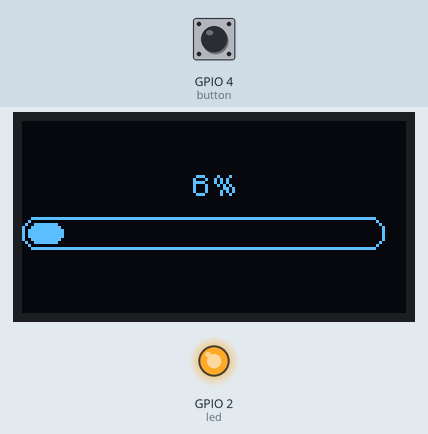
This sketch was run on a simulated ESP32. Shown: 128×64 one-colour display, output pins drawn as LEDs (lit = HIGH). Dashed ring = blinking. The inputs (shaded band) are chosen by the test bench; at power-on: GPIO 4 (button) HIGH.

Above: at 1.2 s.
1.3 s: GPIO 4 (button) pulled LOW for 0.15 s
At 1.96 s:
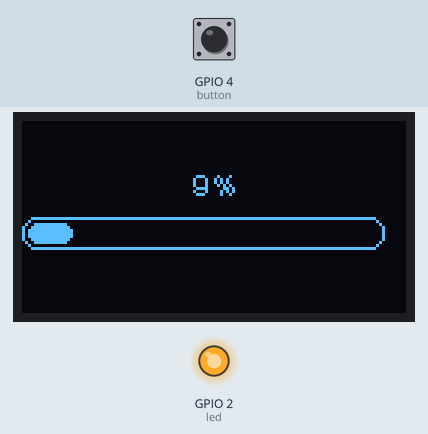
2.0 s: GPIO 4 (button) pulled LOW for 3.2 s
At 2.22 s:
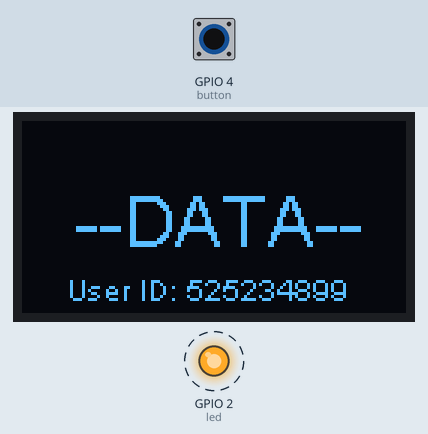
5.8 s: GPIO 4 (button) pulled LOW for 1 s
At 7.5 s:
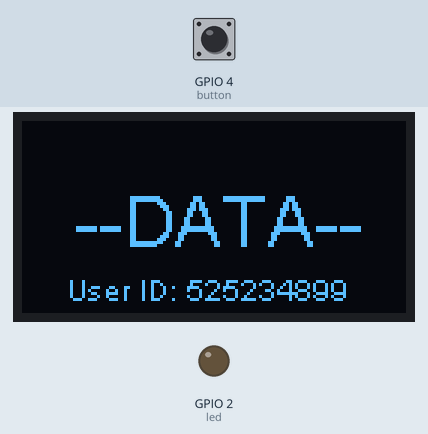
8.3 s: GPIO 4 (button) pulled LOW for 0.15 s
At 8.8 s:
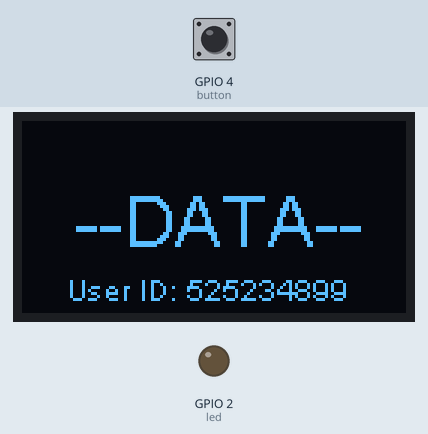
Timing chart, 0 to 10.9 s (numbered marks = the images above; inputs shaded):
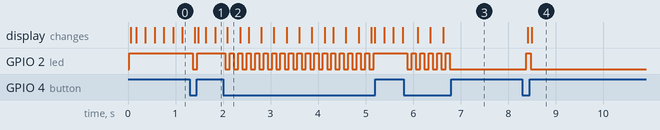

Measured:
- after the input at 1.3 s, GPIO 2 (led): HIGH → LOW after 0.07 s, → HIGH 0.09 s later; the display: first changes after 0.11 s (image 1 shows a later state)
- after the input at 2.0 s, GPIO 2 (led): alternates HIGH for 0.09 s and LOW for 0.09 s, 36 changes in all, then stays HIGH, starting after 0.05 s; the display: changes after 0.09 s (image 2)
- after the input at 5.8 s, GPIO 2 (led): alternates HIGH for 0.09 s and LOW for 0.09 s, 11 changes in all, then stays LOW, starting after 0.08 s; the display: changes after 0.30 s (image 3)
- after the input at 8.3 s, GPIO 2 (led): LOW → HIGH after 0.08 s, → LOW 0.09 s later; the display: first changes after 0.11 s (image 4 shows a later state)

The sketch:

ESP32_OLED4.ino
```cpp
/***
 * OLED display for ESP32
 * Code Written by A.SMITH
 *
 * Arduino Settings:
 * Board: ESP32 Dev Module
 *
 * DEFAULT I2C PINS:
 * 21 - SDA
 * 22 - SCL
 */

// Include the correct display library
#include <Wire.h>  // Only needed for Arduino 1.6.5 and earlier
#include "SSD1306.h" // alias for `#include "SSD1306Wire.h"

// Initialize the OLED display using i2c
#define SDA 21
#define SCL 22

// Initialize the OLED display using Wire library
SSD1306  display(0x3c, SDA, SCL);

#define button 4
#define led 2
#define DURATION 3000
typedef void (*Demo)(void);

int demoMode = 0;
int counter = 1;
int BTN = 0;
String ID = "525234899";
int modeSet = 0;

void setup() {
  Serial.begin(115200);
  Serial.println();
  Serial.println();

  pinMode(button,INPUT);
  pinMode(led,OUTPUT);

  // Initialising the UI will init the display too.
  display.init();

  display.flipScreenVertically();
  display.setFont(ArialMT_Plain_10);

}

void drawFontFace() {
    /* create more fonts at http://oleddisplay.squix.ch/  */

    display.setTextAlignment(TEXT_ALIGN_LEFT);
    display.setFont(ArialMT_Plain_24);
    display.drawString(18, 20, "--DATA--");
    display.setFont(ArialMT_Plain_10);
    display.drawString(15, 50, "User ID: " + ID);
}

void drawProgressBar() {
  int progress = (counter / 5) % 100;
  // draw the progress bar
  display.drawProgressBar(0, 32, 120, 10, progress);

  // draw the percentage as String
  display.setTextAlignment(TEXT_ALIGN_CENTER);
  display.drawString(64, 15, String(progress) + "%");
}


Demo demos[] = {drawFontFace, drawProgressBar};
int demoLength = (sizeof(demos) / sizeof(Demo));
long timeSinceLastModeSwitch = 0;

void loop() {
  // clear the display
  display.clear();
  // draw the current method
  demos[demoMode]();

  // write the buffer to the display
  display.display();

  //Serial.println(".");
  BTN = digitalRead(button);

  if(BTN == LOW){
      // Toggle
      if(modeSet == 1){
          modeSet = 0;
      }
      else{
          modeSet = 1;
      }
      //modeSet != modeSet;
      delay(50);
  }

  if(modeSet == true){
    demoMode = 0;
    digitalWrite(led, LOW);
    //delay(500);
    //Serial.println("0");
  }
  else{
    demoMode = 1;
    digitalWrite(led, HIGH);
    //delay(500);
    //Serial.println("1");
  }

  /*if (millis() - timeSinceLastModeSwitch > DURATION) {
    demoMode = (demoMode + 1)  % demoLength;
    timeSinceLastModeSwitch = millis();
  } */
  counter++;
  delay(25);
}
```
